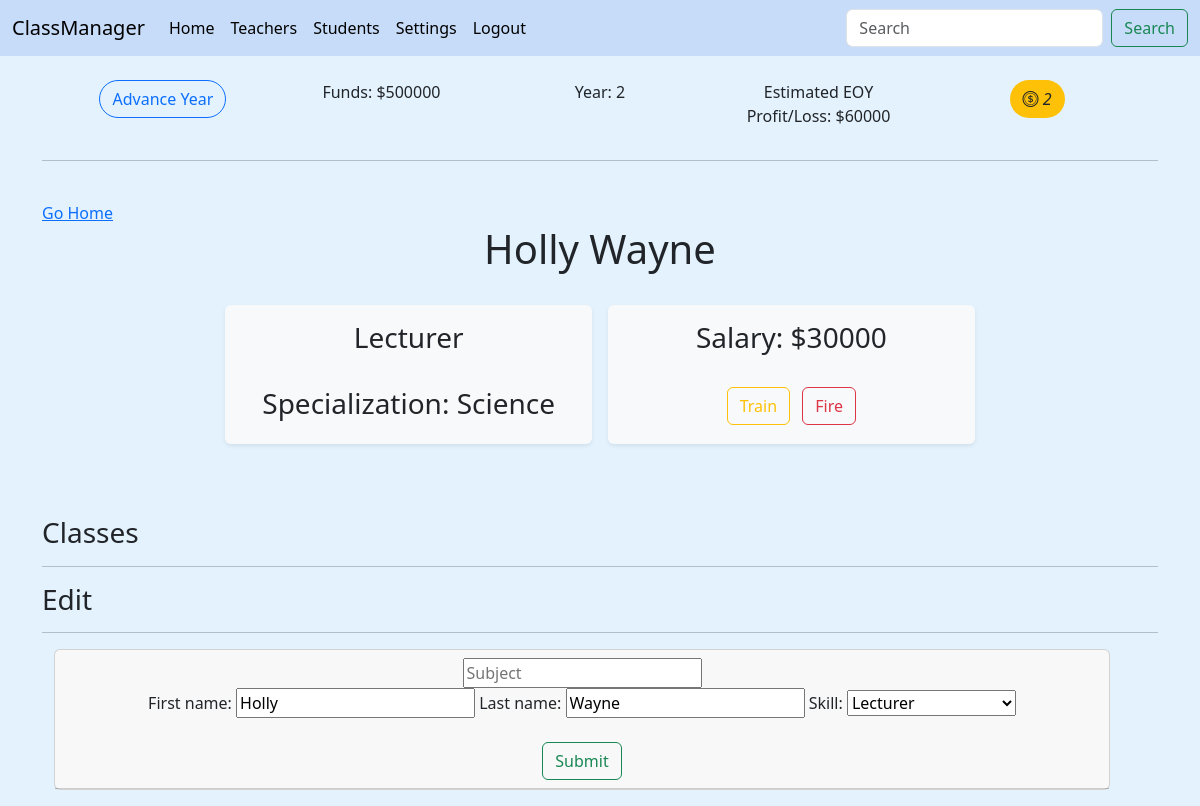
Screenshot of /teacher/1 (signed in) with the database file from the repository.
### main/models.py (models this page shows, shortened)
class School(models.Model):
    user = models.OneToOneField(User, on_delete=models.CASCADE, blank=True, null=True)
    name = models.CharField(max_length=30, default="My New School")
    player_name = models.CharField(max_length=30, unique=True)
    year = models.IntegerField(default=1)
    actionTokens = models.IntegerField(default=3)
    money = models.IntegerField(validators=[MinValueValidator(0), MaxValueValidator(1000000000)], blank=True, null=True, default=500000)
    tuition = models.IntegerField(validators=[MinValueValidator(0), MaxValueValidator(100000)], blank=True, null=True, default=10000)
    def checkTokens(self):
        return self.actionTokens

class Teacher(models.Model):
    user = models.ForeignKey(User, on_delete=models.CASCADE, blank=True, null=True)
    first_name = models.CharField(max_length=50)
    last_name = models.CharField(max_length=50)
    subject = models.ForeignKey(Subject, on_delete=models.CASCADE, blank=True, null=True)
    salary = models.IntegerField(validators=[MinValueValidator(1000), MaxValueValidator(999999)], blank=True, null=True)
    SKILL = [
        (1, 'Lecturer'),
        (2, 'Senior Lecturer'),
        (3, 'Assistant Professor'),
        (4, 'Associate Professor'),
        (5, 'Professor'),
    ]
    skill = models.IntegerField(choices=SKILL, default=1, blank=True, null=True)
    def __str__(self):
        return (
                f"{self.first_name+' '+self.last_name}"
        )

class Subject(models.Model):
    user = models.ForeignKey(User, on_delete=models.CASCADE, blank=True, null=True)
    name = models.CharField(max_length=60, unique=True)
    def __str__(self):
        return (
                f"{self.name}"
        )

### main/views.py (the view, shortened to what this page needs)
# urls.py: path('teacher/<int:pk>', views.teacher, name='teacher'),
@login_required(login_url="main:login_view")
def teacher(request, pk):
    user = request.user
    user_school = get_object_or_404(School, user_id=user.id)
    subjects = Subject.objects.filter(user_id=user.id)
    teacher = get_object_or_404(Teacher, user_id=user.id, id=pk)
    classes = Class.objects.filter(user_id=request.user.id, teacher=teacher)
    teacherForm = TeacherForm(instance=teacher)
    costs = computeFinancials(user, user_school)
    return render(request, "main/teacher.html", {
        'school': user_school,
        'teacher': teacher,
        'classes': classes,
        'subjects': subjects,
        'form': teacherForm,
        'costs': costs
    })

### main/forms.py
class TeacherForm(forms.ModelForm):
    class Meta:
        model = Teacher
        fields = '__all__'
        exclude = ['user', 'subject', 'salary']

### main/gameFunctions.py (called while the page is built)
def computeFinancials(user, school):
    teachers = Teacher.objects.filter(user_id=user.id)
    studentCount = Student.objects.filter(user_id=user.id).count()
    tuition = school.tuition
    profit = tuition*studentCount
    losses = sum(teacher.salary for teacher in teachers)
    return profit-losses

### main/models.py (called while the page is built)
    def __str__(self):
        return (
                f"{self.first_name+' '+self.last_name}"
        )

    def __str__(self):
        return (
                f"{self.name}"
        )

### main/templates/main/teacher.html (shortened to what this page needs)
{% extends "main/base.html" %}
{% block content %}
{% if request.user.is_authenticated %}
<a href="{% url 'main:home' %}">Go Home</a>
<h1>
  <center>{{teacher|title}}</center>
</h1>
<br>
<div class="container text-center">
  <div class="row g-2 justify-content-center">
    <div class="col-4 m-2 shadow-sm p-3 mb-5 bg-body-tertiary rounded bg-light">
      <h3>{{teacher.get_skill_display}}</h3>
      <br />
      <h3>Specialization: {{teacher.subject}}</h3>
    </div>
    <div
      class="col-4 m-2 shadow-sm p-3 mb-5 bg-body-tertiary rounded bg-light align-items-center justify-content-center">
      <h3>Salary: ${{teacher.salary}}</h3>
      <br>
      {% if school.checkTokens > 0 %}
      <a class="me-2" href="{% url 'main:train' teacher.id %}"><button type="button"
          class="btn btn-outline-warning">Train</button></a>
      {% endif %}
      <a href="{% url 'main:delete' teacher.id 'teacher' %}">
        <button type="button" class="btn btn-outline-danger">Fire</button>
      </a>
    </div>
  </div>
</div>
<br />
<h3>Classes</h3>
<hr>
<h3>Edit</h3>
<hr>
<div id="teacher-container" class="container overflow-hidden text-center">
  <div class="row row-cols-2 row-cols-lg-5 g-2 g-lg-3">
    <div id="edit_teacher" class="col-2">
      <div class="card mb-3" style="width: 88vw;">
        <div class="card-header">
          <form method="POST" action="">
            <input name="subject" placeholder="Subject" list="subjectList" />
            <br />
            {{form}}
            <br>
            <br>
            <button class="btn btn-outline-success" type="Submit">Submit</button>
          </form>
        </div>
      </div>
    </div>
  </div>
</div>
{% endif %} {% endblock %}

### main/templates/main/base.html (shortened to what this page needs)
<!DOCTYPE html>
<html>
<head>
  <link rel="stylesheet" href="https://cdn.jsdelivr.net/npm/bootstrap-icons@1.10.5/font/bootstrap-icons.css">
  {% load bootstrap5 %} {% bootstrap_css %} {% bootstrap_javascript %}
</head>
<body style="background-color: #e3f2fd;">
  <nav class="navbar navbar-expand-lg" style="background-color: #c7dcf8;">
    <div class="container-fluid">
      <a class="navbar-brand" href="{% url 'main:home' %}">ClassManager</a>
      <div class="collapse navbar-collapse" id="navbarSupportedContent">
        {% if request.user.is_authenticated %}
        <ul class="navbar-nav me-auto mb-2 mb-lg-0">
          <li class="nav-item">
            <a class="nav-link active" aria-current="page" href="{% url 'main:home' %}">Home</a>
          </li>
          <li class="nav-item">
            <a class="nav-link active" aria-current="page" href="{% url 'main:all_teachers' %}">Teachers</a>
          </li>
          <li class="nav-item">
            <a class="nav-link active" aria-current="page" href="{% url 'main:all_students' %}">Students</a>
          </li>
          <li class="nav-item">
            <a class="nav-link active" aria-current="page" href="{% url 'main:settings' %}">Settings</a>
          </li>
          <li class="nav-item">
            <a class="nav-link active" aria-current="page" href="{% url 'main:logout_view' %}">Logout</a>
          </li>
        </ul>
        <form class="d-flex" role="search" action="{% url 'main:search' %}">
          <input name="q" class="form-control me-2" type="search" placeholder="Search" aria-label="Search"
            list="findList">
          <button class="btn btn-outline-success" type="submit">Search</button>
        </form>
        {% endif %}
      </div>
    </div>
  </nav>
  <div class="container">
    {% if request.user.is_authenticated %}
    <br />
    <div class="row g-2 justify-content-evenly text-center">
      <a class="col-2" href="{% url 'main:nextYear' %}"><button type="button"
          class="btn btn-outline-primary rounded-pill">Advance Year</button></a>
      <p class="col-2">Funds: ${{school.money}}</p>
      <p class="col-2">Year: {{school.year}}</p>
      <p class="col-2">Estimated EOY Profit/Loss: ${{costs}}</p>
      <div class="col-2">
      <p class="rounded-pill btn bg-warning text-dark token-display"><i class="bi bi-coin">
          {{school.checkTokens}}</i></p></div>
    </div>
    <hr>
    {% endif %}
    <br />
    {% block content %}{% endblock %}
  </div>
</body>
</html>

### rows the page displays
School: money "500000", year "2", checkTokens "2"
Teacher: first_name+last_name "Holly Wayne", skill "Lecturer", subject "Science", salary "30000", first_name "Holly", last_name "Wayne"

### other values shown
{{ costs }} "60000"
